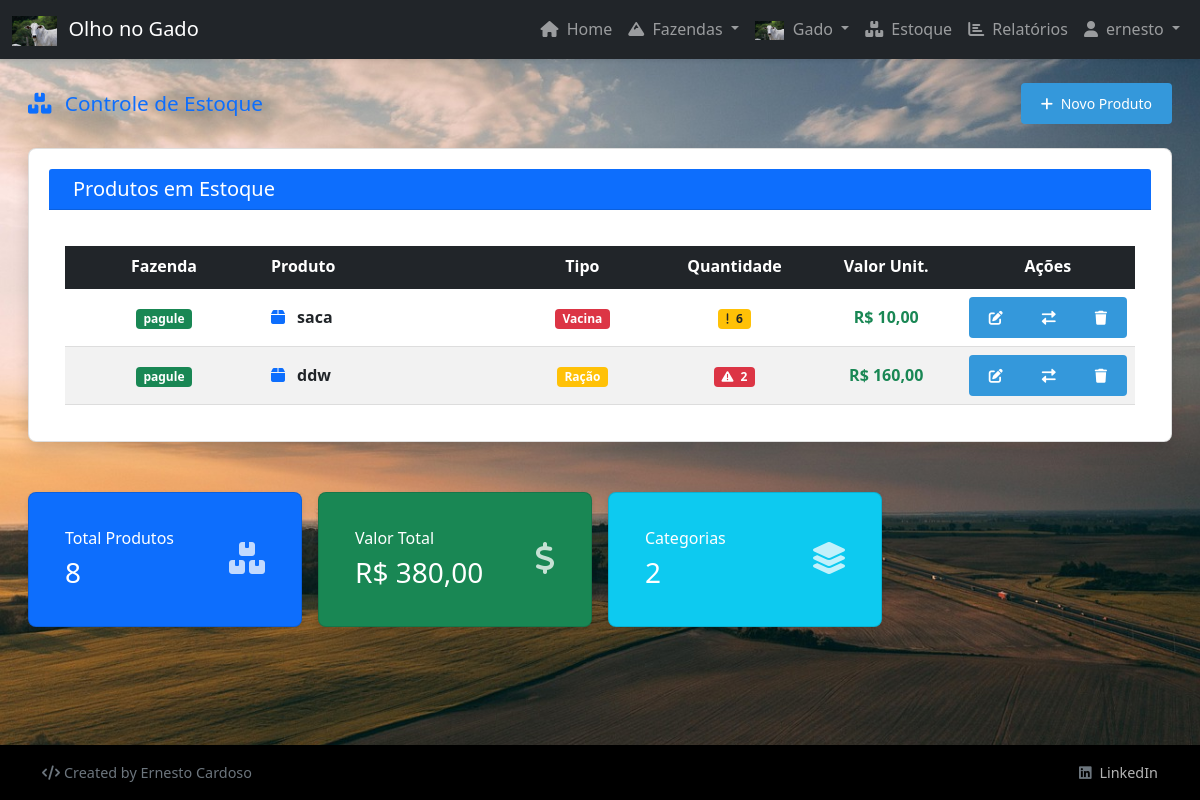
Screenshot of /estoque/ (signed in) with the database file from the repository.
### estoque/models.py (models this page shows, shortened)
class Produto(models.Model):
    TIPO_CHOICES = (
        ('vacina', 'Vacina'),
        ('racao', 'Ração'),
        ('material','Material'),
    )
    fazenda = models.ForeignKey(Fazenda, on_delete= models.CASCADE)
    nome = models.CharField(max_length=200)
    tipo = models.CharField(max_length=25, choices= TIPO_CHOICES)
    quantidade = models.IntegerField()
    valor_unitario = models.DecimalField(max_digits=10, decimal_places=2)
    user = models.ForeignKey(User, on_delete=models.CASCADE, null=True, blank=True)

### fazendascdst/models.py (models this page shows, shortened)
class Fazenda(models.Model):
    user = models.ForeignKey(User, on_delete=models.CASCADE, null=True, blank=True)
    nome = models.CharField(max_length=100)
    localização = models.TextField()
    data_de_cadastro = models.DateField(auto_now_add=True)
    is_active = models.BooleanField(default=True)
    objects = ActiveManager()  # Manager padrão - apenas registros ativos
    all_objects = AllManager()  # Manager para todos os registros

### estoque/views.py (the view)
# urls.py: path('', views.index, name='estoque_index'),
@login_required
def index(request):
    produtos = Produto.objects.filter(user=request.user, quantidade__gt=0).select_related('fazenda')
    total_produtos = produtos.aggregate(total=Sum('quantidade'))['total'] or 0
    valor_total_estoque = 0
    for produto in produtos:
        valor_total_estoque += produto.quantidade * produto.valor_unitario
    baixo_estoque = produtos.filter(quantidade__lt=10).count()
    categorias = produtos.values('tipo').distinct().count()
    produtos_por_categoria = produtos.values('tipo').annotate(
        total=Count('id'),
        quantidade_total=Sum('quantidade')
    )
    context = {
        'produtos': produtos,
        'total_produtos': total_produtos,
        'valor_total_estoque': valor_total_estoque,
        'baixo_estoque': baixo_estoque,
        'categorias': categorias,
        'produtos_por_categoria': produtos_por_categoria,
    }
    return render(request, 'estoque/index.html', context)

### templates/estoque/index.html (shortened to what this page needs)
{% extends 'base.html' %}
{% load static %}
{% block content %}
<div class="px-2 px-md-3">
    <div class="d-flex justify-content-between align-items-center mb-3 mb-md-4 flex-wrap">
        <h2 class="text-primary mb-2 mb-md-0" style="font-size: 1.3rem;">
            <i class="fas fa-boxes me-1 me-md-2"></i>
            <span class="d-none d-sm-inline">Controle de </span>Estoque
        </h2>
        <a href="{% url 'adicionar_produto' %}" class="btn btn-success btn-sm">
            <i class="fas fa-plus me-1"></i>
            <span class="d-none d-sm-inline">Novo Produto</span><span class="d-sm-none">Novo</span>
        </a>
    </div>
        <div class="card shadow">
            <div class="card-header bg-primary text-white">
                <h5 class="card-title mb-0">
                    Produtos em Estoque
                </h5>
            </div>
            <div class="card-body">
                {% if produtos %}
                    <div class="table-responsive">
                        <table class="table table-hover mb-0">
                            <thead class="table-dark">
                                <tr>
                                    <th class="text-center" style="width: 20%;">Fazenda</th>
                                    <th style="width: 25%;">Produto</th>
                                    <th class="text-center d-none d-md-table-cell" style="width: 15%;">Tipo</th>
                                    <th class="text-center d-none d-md-table-cell" style="width: 15%;">Quantidade</th>
                                    <th class="text-center d-none d-lg-table-cell" style="width: 15%;">Valor Unit.</th>
                                    <th class="text-center" style="width: 10%;">Ações</th>
                                </tr>
                            </thead>
                            <tbody>
                                {% for produto in produtos %}
                                <tr>
                                    <td class="text-center align-middle">
                                        <span class="badge bg-success">{{ produto.fazenda.nome }}</span>
                                    </td>
                                    <td class="align-middle">
                                        <i class="fas fa-box text-primary me-2"></i>
                                        <strong>{{ produto.nome }}</strong>
                                    </td>
                                    <td class="text-center align-middle d-none d-md-table-cell">
                                        {% if produto.tipo == 'vacina' %}
                                            <span class="badge bg-danger">Vacina</span>
                                        {% elif produto.tipo == 'racao' %}
                                            <span class="badge bg-warning">Ração</span>
                                        {% else %}
                                            <span class="badge bg-secondary">Material</span>
                                        {% endif %}
                                    </td>
                                    <td class="text-center align-middle d-none d-md-table-cell">
                                        {% if produto.quantidade < 5 %}
                                            <span class="badge bg-danger">
                                                <i class="fas fa-exclamation-triangle me-1"></i>
                                                {{ produto.quantidade }}
                                            </span>
                                        {% elif produto.quantidade < 10 %}
                                            <span class="badge bg-warning text-dark">
                                                <i class="fas fa-exclamation me-1"></i>
                                                {{ produto.quantidade }}
                                            </span>
                                        {% else %}
                                            <span class="badge bg-success">
                                                {{ produto.quantidade }}
                                            </span>
                                        {% endif %}
                                    </td>
                                    <td class="text-center align-middle d-none d-lg-table-cell">
                                        <span class="text-success fw-bold">
                                            R$ {{ produto.valor_unitario|floatformat:2 }}
                                        </span>
                                    </td>
                                    <td class="text-center align-middle">
                                        <div class="btn-group" role="group">
                                            <a href="{% url 'editar_produto' produto.id %}" class="btn btn-outline-primary btn-sm" title="Editar">
                                                <i class="fas fa-edit"></i>
                                            </a>
                                            <a href="{% url 'movimentar_estoque' produto.id %}" class="btn btn-outline-info btn-sm" title="Movimentar">
                                                <i class="fas fa-exchange-alt"></i>
                                            </a>
                                            <button class="btn btn-outline-danger btn-sm" title="Excluir" onclick="deletarProduto({{ produto.id }}, '{{ produto.nome }}')">
                                                <i class="fas fa-trash"></i>
                                            </button>
                                        </div>
                                    </td>
                                </tr>
                                {% endfor %}
                            </tbody>
                        </table>
                    </div>
            {% endif %}
        </div>
    </div>
    <div class="row g-3 mt-4">
        <div class="col-6 col-md-3">
            <div class="card bg-primary text-white">
                <div class="card-body">
                    <div class="d-flex justify-content-between">
                        <div>
                            <h6 class="card-title">Total Produtos</h6>
                            <h3 class="mb-0">{{ total_produtos }}</h3>
                        </div>
                        <div class="align-self-center">
                            <i class="fas fa-boxes fa-2x opacity-75"></i>
                        </div>
                    </div>
                </div>
            </div>
        </div>
        <div class="col-6 col-md-3">
            <div class="card bg-success text-white">
                <div class="card-body">
                    <div class="d-flex justify-content-between">
                        <div>
                            <h6 class="card-title">Valor Total</h6>
                            <h3 class="mb-0">R$ {{ valor_total_estoque|floatformat:2|default:"0.00" }}</h3>
                        </div>
                        <div class="align-self-center">
                            <i class="fas fa-dollar-sign fa-2x opacity-75"></i>
                        </div>
                    </div>
                </div>
            </div>
        </div>
        <div class="col-6 col-md-3">
            <div class="card bg-info text-white">
                <div class="card-body">
                    <div class="d-flex justify-content-between">
                        <div>
                            <h6 class="card-title">Categorias</h6>
                            <h3 class="mb-0">{{ categorias }}</h3>
                        </div>
                        <div class="align-self-center">
                            <i class="fas fa-layer-group fa-2x opacity-75"></i>
                        </div>
                    </div>
                </div>
            </div>
        </div>
    </div>
</div>
{% endblock %}

### templates/base.html (shortened to what this page needs)
{% load static %}
<!DOCTYPE html>
<html lang="pt-BR">
<head>
    <link href="https://cdn.jsdelivr.net/npm/bootstrap@5.1.3/dist/css/bootstrap.min.css" rel="stylesheet">
    <link href="https://cdnjs.cloudflare.com/ajax/libs/font-awesome/6.0.0/css/all.min.css" rel="stylesheet">
    <link rel="stylesheet" href="{% static 'css/style.css' %}">
</head>
<body>
    <nav class="navbar navbar-expand-lg navbar-dark bg-dark shadow-sm">
        <div class="container-fluid">
            <a class="navbar-brand" href="{% url 'index' %}">
                <img src="{% static 'img/pexels-matheus-lara-1785960246-31026900.jpg' %}" alt="Trator" style="height: 1.5em; width: auto; vertical-align: middle; margin-right: 0.3em;">
                <span class="d-none d-md-inline">Olho no Gado</span>
            </a>
            <div class="collapse navbar-collapse" id="navbarNav">
                <ul class="navbar-nav ms-auto">
                    <li class="nav-item">
                        <a class="nav-link" href="{% url 'index' %}">
                            <i class="fas fa-home me-1"></i> Home
                        </a>
                    </li>
                    <li class="nav-item dropdown">
                        <a class="nav-link dropdown-toggle" href="#" id="fazendaDropdown" role="button"
                           data-bs-toggle="dropdown">
                            <i class="fas fa-mountain me-1"></i> Fazendas
                        </a>
                    </li>
                    <li class="nav-item dropdown">
                        <a class="nav-link dropdown-toggle" href="#" id="gadoDropdown" role="button"
                           data-bs-toggle="dropdown">
                            <img src="{% static 'img/pexels-matheus-lara-1785960246-31026900.jpg' %}" alt="Trator" style="height: 1.2em; width: auto; vertical-align: middle; margin-right: 0.3em;"> Gado
                        </a>
                    </li>
                    <li class="nav-item">
                        <a class="nav-link" href="{% url 'estoque_index' %}">
                            <i class="fas fa-boxes me-1"></i> Estoque
                        </a>
                    </li>
                    <li class="nav-item">
                        <a class="nav-link" href="{% url 'relatorios_index' %}">
                            <i class="fas fa-chart-bar me-1"></i> Relatórios
                        </a>
                    </li>
                    {% if user.is_authenticated %}
                    <li class="nav-item dropdown">
                        <a class="nav-link dropdown-toggle" href="#" id="userDropdown" role="button"
                           data-bs-toggle="dropdown">
                            <i class="fas fa-user me-1"></i> {{ user.username }}
                        </a>
                    </li>
                    {% else %}
                    <li class="nav-item">
                        <a class="nav-link" href="{% url 'login' %}">
                            <i class="fas fa-sign-in-alt me-1"></i> Login
                        </a>
                    </li>
                    {% endif %}
                </ul>
            </div>
        </div>
    </nav>
    <main class="container-fluid my-3 my-md-4">
        {% block content %}{% endblock %}
    </main>
    {% now 'Y' as year %}
    <footer class="footer mt-auto py-3 bg-dark text-white" style="position: static !important; bottom: auto !important;">
        <div class="container">
            <div class="row align-items-center">
                <div class="col-md-6 text-start">
                    <span class="text-muted">
                        <i class="fas fa-code me-1"></i>Created by Ernesto Cardoso
                    </span>
                </div>
                <div class="col-md-6 text-end">
                    <span class="text-muted">
                        <i class="fab fa-linkedin me-1"></i>
                        <a href="#" class="text-white text-decoration-none" style="opacity: 0.7;">
                            LinkedIn
                        </a>
                    </span>
                </div>
            </div>
        </div>
    </footer>
</body>
</html>

### static/css/style.css (style rules this page uses)
body { font-family: 'Segoe UI', Tahoma, Geneva, Verdana, sans-serif; margin: 0; padding: 0; background-color: #f5f5f5; color: #333; line-height: 1.6; min-height: 100vh; display: flex; flex-direction: column; }
main { flex: 1; }
.footer { background-color: #000000 !important; color: white !important; text-align: center; padding: 1rem; margin-top: auto !important; width: 100%; position: static !important; bottom: auto !important; z-index: auto !important; }
table { width: 100%; border-collapse: collapse; margin: 20px 0; box-shadow: 0 2px 3px rgba(0, 0, 0, 0.1); }
th, td { padding: 12px 15px; text-align: left; border-bottom: 1px solid #ddd; }
th { background-color: #2c3e50; color: white; }
tr:nth-child(even) { background-color: #f2f2f2; }
.btn { display: inline-block; padding: 10px 20px; background-color: #3498db; color: white; border: none; border-radius: 4px; cursor: pointer; text-decoration: none; }
.card { background: white; border-radius: 8px; padding: 20px; margin: 10px 0; box-shadow: 0 2px 5px rgba(0, 0, 0, 0.1); }

### rows the page displays
Produto: fazenda.nome "pagule", nome "saca", tipo "Vacina", quantidade "6", valor_unitario "10,00"
Produto: fazenda.nome "pagule", nome "ddw", tipo "Ração", quantidade "2", valor_unitario "160,00"

### other values shown
{{ user.username }} "ernesto"
{{ total_produtos }} "8"
{{ valor_total_estoque|floatformat:2|default:"0.00" }} "380,00"
{{ categorias }} "2"
